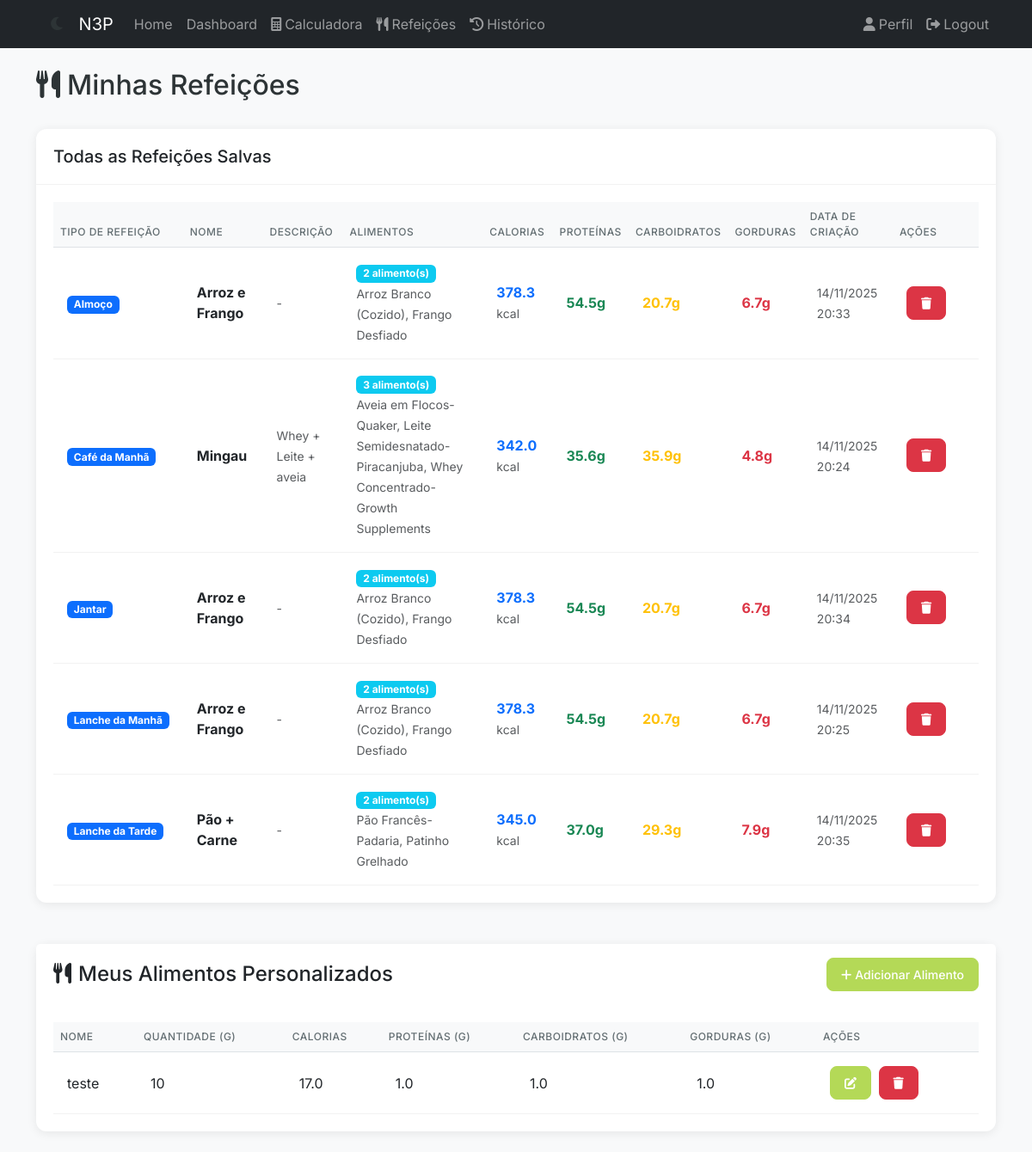
The page /meals (signed in) on the database its author committed.
### app/models/meal_template.py (models this page shows, shortened)
class MealTemplate(db.Model):
    __tablename__ = "meal_templates"
    id = db.Column(db.Integer, primary_key=True)
    user_id = db.Column(db.Integer, db.ForeignKey("users.id"), nullable=True)  # Nullable para templates globais/admin
    name = db.Column(db.String(100), nullable=False)
    description = db.Column(db.String(255))
    meal_type = db.Column(db.String(20), nullable=False, index=True)
    created_at = db.Column(db.DateTime, default=datetime.utcnow)
    updated_at = db.Column(
        db.DateTime, default=datetime.utcnow, onupdate=datetime.utcnow
    )
    meals_data = db.Column(db.JSON, nullable=True)
    user = db.relationship("User", backref="meal_templates")
    __table_args__ = (db.UniqueConstraint("user_id", "name", "meal_type", name="unique_user_meal_template"),)

### app/models/food_data.py (models this page shows, shortened)
class FoodData(db.Model):
    __tablename__ = "food_data"
    id = db.Column(db.Integer, primary_key=True)
    code = db.Column(db.String(20), unique=True, nullable=False)  # Food code/identifier
    name = db.Column(db.String(100), nullable=False)  # Food name
    quantity = db.Column(db.Float, nullable=False)  # Default quantity
    calories = db.Column(db.Float, nullable=False)
    proteins = db.Column(db.Float, nullable=False)
    carbs = db.Column(db.Float, nullable=False)
    fats = db.Column(db.Float, nullable=False)

### app/blueprints/main/routes.py (the view)
@bp.route("/meals")
@login_required
def meals():
    templates = MealTemplate.query.filter_by(
        user_id=current_user.id
    ).order_by(MealTemplate.meal_type, MealTemplate.name).all()
    templates_with_nutrition = []
    for template in templates:
        total_calories = 0
        total_proteins = 0
        total_carbs = 0
        total_fats = 0
        if template.meals_data:
            for food_item in template.meals_data:
                food_code = food_item.get("food_code")
                quantity = food_item.get("quantity", 0)
                if food_code and quantity:
                    food_data = UserFood.query.filter_by(
                        code=food_code, user_id=current_user.id
                    ).first()
                    if not food_data:
                        food_data = FoodData.query.filter_by(code=food_code).first()
                    if food_data:
                        ratio = quantity / food_data.quantity
                        total_calories += food_data.calories * ratio
                        total_proteins += food_data.proteins * ratio
                        total_carbs += food_data.carbs * ratio
                        total_fats += food_data.fats * ratio
        templates_with_nutrition.append({
            "template": template,
            "nutrition": {
                "calories": round(total_calories, 1),
                "proteins": round(total_proteins, 1),
                "carbs": round(total_carbs, 1),
                "fats": round(total_fats, 1),
            }
        })
    return render_template("main/meals.html", templates_with_nutrition=templates_with_nutrition, MEAL_TYPES=MEAL_TYPES)

### app/__init__.py (called while the page is built)
def create_app(config_class=Config):
    app = Flask(__name__)
    app.config.from_object(config_class)
    db.init_app(app)
    migrate.init_app(app, db)
    login.init_app(app)
    register_blueprints(app)
    from app.models import User
    @login.user_loader
    def load_user(id):
        return User.query.get(int(id))
    return app

### app/templates/main/meals.html (shortened to what this page needs)
{% extends "base.html" %} {% block title %}Refeições{% endblock %} {% block content
%}
<div class="row mb-4">
  <div class="col-md-12">
    <div class="d-flex justify-content-between align-items-center">
      <h2><i class="fas fa-utensils me-2"></i>Minhas Refeições</h2>
    </div>
  </div>
</div>
<div class="row">
  <div class="col-md-12">
    <div class="card">
      <div class="card-header">
        <h5 class="mb-0">Todas as Refeições Salvas</h5>
      </div>
      <div class="card-body">
        {% if templates_with_nutrition %}
        <div class="table-responsive">
          <table class="table table-hover">
            <thead>
              <tr>
                <th>Tipo de Refeição</th>
                <th>Nome</th>
                <th>Descrição</th>
                <th>Alimentos</th>
                <th>Calorias</th>
                <th>Proteínas</th>
                <th>Carboidratos</th>
                <th>Gorduras</th>
                <th>Data de Criação</th>
                <th style="width: 100px">Ações</th>
              </tr>
            </thead>
            <tbody>
              {% for item in templates_with_nutrition %}
              {% set template = item.template %}
              {% set nutrition = item.nutrition %}
              <tr id="meal-row-{{ template.id }}">
                <td>
                  <span class="badge bg-primary"
                    >{{ MEAL_TYPES.get(template.meal_type, template.meal_type) }}</span
                  >
                </td>
                <td><strong>{{ template.name }}</strong></td>
                <td>
                  <small class="text-muted"
                    >{{ template.description or '-' }}</small
                  >
                </td>
                <td>
                  {% if template.meals_data %}
                  <span class="badge bg-info"
                    >{{ template.meals_data|length }} alimento(s)</span
                  >
                  <br />
                  <small class="text-muted">
                    {% for food in template.meals_data[:3] %}
                    {{ food.food_code }}{% if not loop.last %}, {% endif %}
                    {% endfor %}
                  </small>
                  {% else %}
                  <span class="text-muted">Nenhum alimento</span>
                  {% endif %}
                </td>
                <td>
                  <strong class="text-primary">{{ nutrition.calories }}</strong>
                  <small class="text-muted"> kcal</small>
                </td>
                <td>
                  <strong class="text-success">{{ nutrition.proteins }}g</strong>
                </td>
                <td>
                  <strong class="text-warning">{{ nutrition.carbs }}g</strong>
                </td>
                <td>
                  <strong class="text-danger">{{ nutrition.fats }}g</strong>
                </td>
                <td>
                  <small class="text-muted"
                    >{{ template.created_at.strftime('%d/%m/%Y %H:%M') if
                    template.created_at else '-' }}</small
                  >
                </td>
                <td>
                  <button
                    type="button"
                    class="btn btn-sm btn-danger"
                    onclick="deleteMealTemplate({{ template.id }})"
                    title="Excluir refeição"
                    id="delete-btn-{{ template.id }}"
                  >
                    <i class="fas fa-trash"></i>
                  </button>
                </td>
              </tr>
              {% endfor %}
            </tbody>
          </table>
        </div>
        {% else %}
        <div class="alert alert-info text-center">
          <i class="fas fa-info-circle me-2"></i>
          Você ainda não salvou nenhuma refeição.
        </div>
        {% endif %}
      </div>
    </div>
  </div>
</div>
<div class="row mt-4">
  <div class="col-md-12">
    <div class="card">
      <div
        class="card-header bg-white border-bottom-0 py-3 d-flex justify-content-between align-items-center"
      >
        <h4 class="mb-0">
          <i class="fas fa-utensils me-2"></i>Meus Alimentos Personalizados
        </h4>
        <button
          type="button"
          class="btn btn-primary btn-sm"
          data-bs-toggle="modal"
          data-bs-target="#addFoodModal"
          onclick="resetFoodForm()"
        >
          <i class="fas fa-plus me-1"></i>Adicionar Alimento
        </button>
      </div>
      <div class="card-body">
        <div class="table-responsive">
          <table class="table table-hover" id="userFoodsTable">
            <thead>
              <tr>
                <th>Nome</th>
                <th>Quantidade (g)</th>
                <th>Calorias</th>
                <th>Proteínas (g)</th>
                <th>Carboidratos (g)</th>
                <th>Gorduras (g)</th>
                <th>Ações</th>
              </tr>
            </thead>
            <tbody id="userFoodsTableBody">
            </tbody>
          </table>
        </div>
      </div>
    </div>
  </div>
</div>
{% endblock %}

### app/static/css/theme.css (style rules this page uses)
:root { --primary-color: #b4d957; --primary-light: #d4e9a5; --primary-dark: #9fc748; --secondary-color: #ff7f6b; --secondary-dark: #ff6b54; --bg-color: #ffffff; --bg-secondary: #f8f9fa; --text-color: #212529; --text-muted: #6c757d; --border-color: #dee2e6; --shadow-sm: 0 2px 4px rgba(0, 0, 0, 0.05); --shadow-md: 0 4px 6px rgba(0, 0, 0, 0.1); --shadow-lg: 0 6px 20px rgba(0, 0, 0, 0.1); --card-bg: #ffffff; --input-bg: #ffffff; --border-radius: 0.5rem; --transition: all 0.3s ease; --scale: scale(1.02); --scale-btn: scale(1.05); }
body { background-color: var(--bg-color); color: var(--text-color); font-family: "Inter", -apple-system, BlinkMacSystemFont, sans-serif; line-height: 1.5; margin: 0; padding: 0; transition: background-color 0.3s ease, color 0.3s ease; }
.card { background: var(--card-bg); border-radius: var(--border-radius); border: none; box-shadow: var(--shadow-sm); transition: var(--transition); margin-bottom: 1.5rem; }
.card-header { background: transparent; border-bottom: 1px solid var(--border-color); padding: 1.25rem; }
.card-body { padding: 1.25rem; }
.btn { border-radius: var(--border-radius); font-weight: 500; padding: 0.5rem 1rem; transition: var(--transition); position: relative; overflow: hidden; }
.btn-primary { background-color: var(--primary-color); border-color: var(--primary-color); }
.table { margin-bottom: 0; }
.table th { border-top: none; color: var(--text-muted); font-weight: 500; text-transform: uppercase; font-size: 0.75rem; letter-spacing: 0.5px; }
.table td { vertical-align: middle; padding: 1rem; border-color: var(--border-color); }

### app/static/css/dashboard.css (style rules this page uses)
:root { --primary-color: #b4d957; --primary-light: #d4e9a5; --secondary-color: #ff7a5c; --text-color: #2d3436; --text-muted: #636e72; --background-color: #f8f9fa; --card-background: #ffffff; --border-radius: 12px; --shadow: 0 2px 12px rgba(0, 0, 0, 0.08); --transition: all 0.3s ease; --scale: scale(1.02); --scale-btn: scale(1.05); }
body { background-color: var(--background-color); color: var(--text-color); font-family: "Inter", -apple-system, BlinkMacSystemFont, sans-serif; line-height: 1.5; margin: 0; padding: 0; }
.card { background: var(--card-background); border-radius: var(--border-radius); border: none; box-shadow: var(--shadow); transition: var(--transition); margin-bottom: 1.5rem; animation: slideIn 0.5s ease-out; }
.card-header { background: transparent; border-bottom: 1px solid rgba(0, 0, 0, 0.05); padding: 1.25rem; }
.card-body { padding: 1.25rem; }
.btn { border-radius: 8px; font-weight: 500; padding: 0.5rem 1rem; transition: var(--transition); position: relative; overflow: hidden; }
.btn::after { content: ""; position: absolute; top: 50%; left: 50%; width: 5px; height: 5px; background: rgba(255, 255, 255, 0.5); opacity: 0; border-radius: 100%; transform: scale(1, 1) translate(-50%); transform-origin: 50% 50%; }
.btn-primary { background-color: var(--primary-color); border-color: var(--primary-color); }
.table { margin-bottom: 0; }
.table th { border-top: none; color: var(--text-muted); font-weight: 500; text-transform: uppercase; font-size: 0.75rem; letter-spacing: 0.5px; }
.table td { vertical-align: middle; padding: 1rem; border-color: rgba(0, 0, 0, 0.05); }
.table th { border-top: none; background-color: #f8f9fa; }
.table-responsive { overflow: visible !important; }

### rows shown on the page
MealTemplate: get "Almoço", name "Arroz e Frango", description "-", created_at "14/11/2025 20:33"
FoodData: food_code "Arroz Branco (Cozido)"
FoodData: food_code "Frango Desfiado"
MealTemplate: get "Café da Manhã", name "Mingau", description "Whey + Leite + aveia", created_at "14/11/2025 20:24"
FoodData: food_code "Aveia em Flocos-Quaker"
FoodData: food_code "Leite Semidesnatado-Piracanjuba"
MealTemplate: get "Jantar", name "Arroz e Frango", description "-", created_at "14/11/2025 20:34"
MealTemplate: get "Lanche da Manhã", name "Arroz e Frango", description "-", created_at "14/11/2025 20:25"
MealTemplate: get "Lanche da Tarde", name "Pão + Carne", description "-", created_at "14/11/2025 20:35"
FoodData: food_code "Pão Francês-Padaria"
FoodData: food_code "Patinho Grelhado"

### other values the page prints
{{ template.meals_data|length }} "2" "3" "2" "2" "2"
{{ nutrition.calories }} "378.3" "342.0" "378.3" "378.3" "345.0"
{{ nutrition.proteins }} "54.5" "35.6" "54.5" "54.5" "37.0"
{{ nutrition.carbs }} "20.7" "35.9" "20.7" "20.7" "29.3"
{{ nutrition.fats }} "6.7" "4.8" "6.7" "6.7" "7.9"
{{ food.food_code }} "Whey Concentrado-Growth Supplements"
